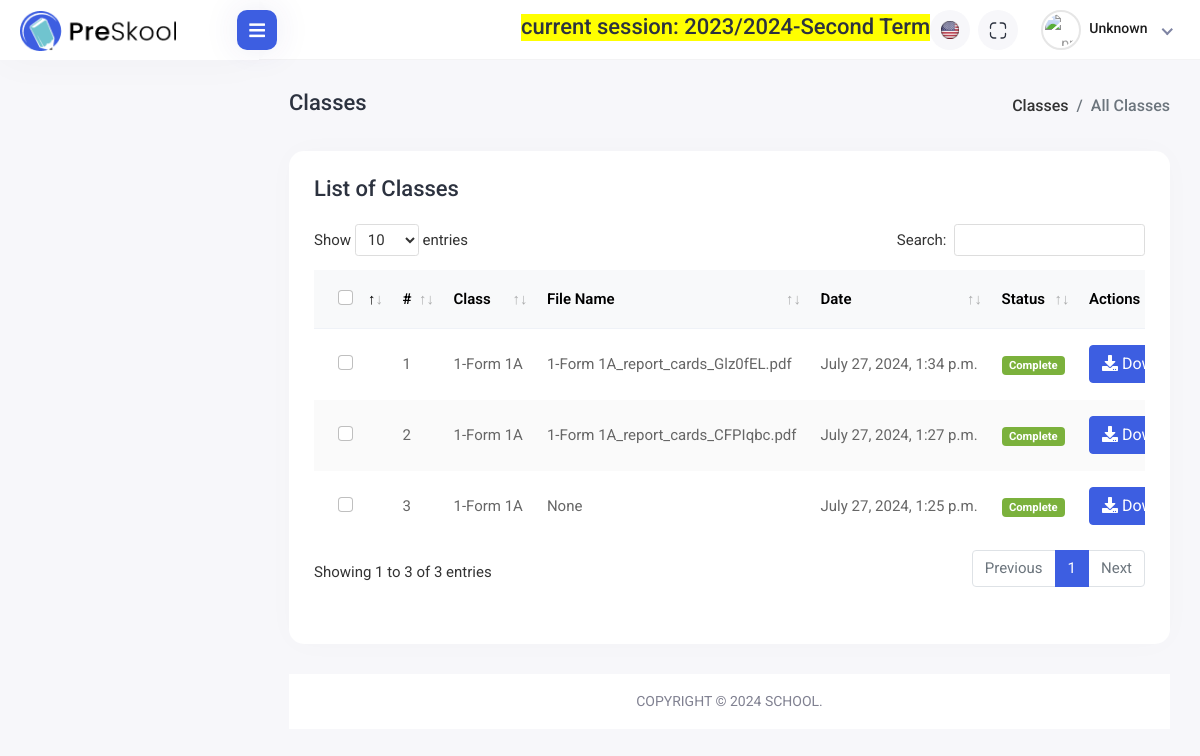
The page /reports/view-reports/ on the database as committed earlier.
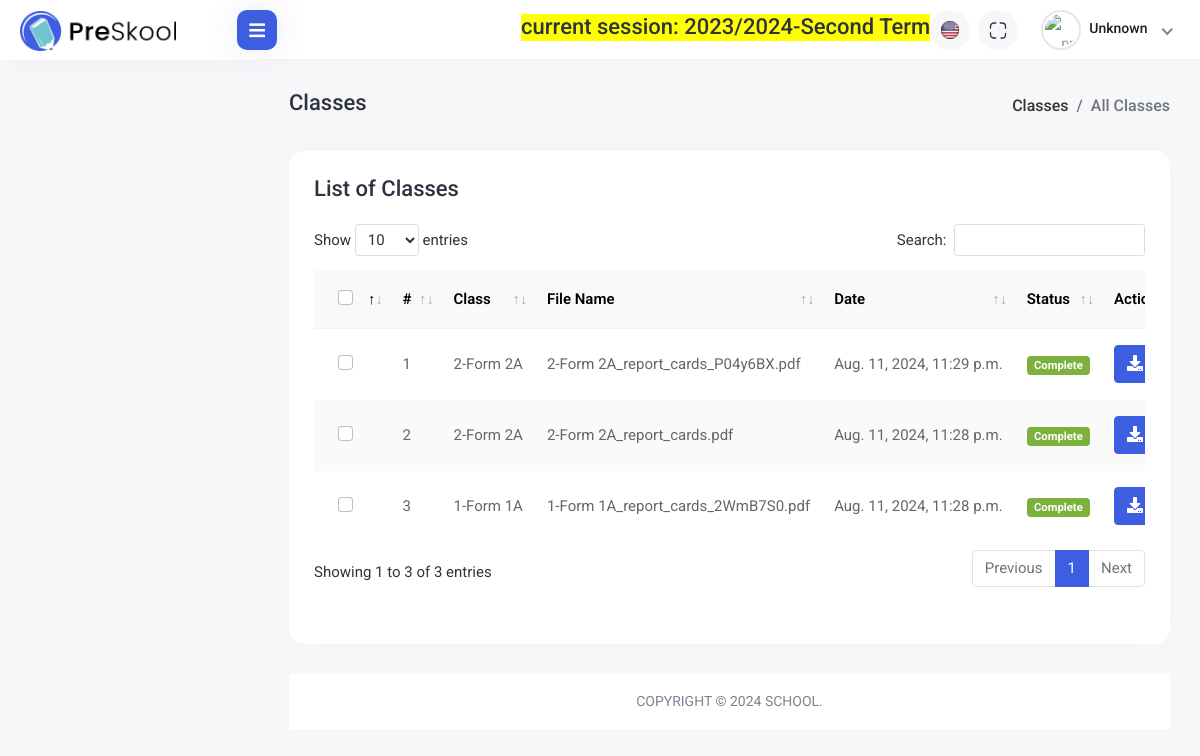
The same page on the database as committed later.
### apps/reports/models.py (models this page shows, shortened)
class ReportGenerationStatus(models.Model):
    task_id = models.CharField(max_length=255, null=True, blank=True)
    status = models.CharField(max_length=50, blank=True, null=True)
    file_path = models.TextField(null=True, blank=True)
    file_name = models.CharField(max_length=256, blank=True, null=True)
    klass = models.ForeignKey(
        Class,
        related_name="renerated_reports",
        on_delete=models.SET_NULL,
        blank=True,
        null=True,
    )
    created_at = models.DateTimeField(auto_now_add=True)

### apps/students/models.py (models this page shows, shortened)
class Class(TimeStampedUUIDModel):
    class_name = models.CharField(verbose_name=_("Class Name"), max_length=200)
    grade_level = models.CharField(verbose_name=_("Class Level"), max_length=200)
    class_master = models.CharField(
        verbose_name=_("Class Master"), max_length=200, blank=True, null=True
    )
    department = models.ForeignKey(
        Department,
        related_name="classes",
        on_delete=models.CASCADE,
        blank=True,
        null=True,
    )
    class_prefect = models.CharField(
        verbose_name=_("Class Prefect"), max_length=200, blank=True, null=True
    )
    pass_avg = models.IntegerField(default=10)
    best_subject = models.CharField(max_length=255, blank=True, null=True)
    worst_subject = models.CharField(max_length=255, blank=True, null=True)
    class_code = models.CharField(max_length=10, blank=True, null=True)
    @property
    def get_class_name(self):
        return f"{self.grade_level}-{self.class_name}"

### apps/reports/controller.py (the view)
# urls.py: path("view-reports/", controller.view_reports, name="view-reports"),
def view_reports(request):
    report_statuses = ReportGenerationStatus.objects.order_by('-created_at')[:3]
    context = {
        "report_statuses": report_statuses,
    }
    return render(request, "reports/download-reports.html", context)

### apps/terms/templatetags/session_tags.py (called while the page is built)
@register.simple_tag
def current_working_session():
    current_year = AcademicYear.objects.filter(is_current=True)
    if current_year.exists():
        current_year = current_year.first()
        current_terms = Term.objects.filter(is_current=True, academic_year=current_year)
        if current_terms.exists():
            current_term = current_terms.first()
            info = f"current session: {current_year.name}-{current_term.term}"
            return info
        return None
    else:
        return None

### templates/reports/download-reports.html (shortened to what the changed rows need)
{% extends 'base.html' %}
{% load static %}
{% block stylelinks %}
<link rel="stylesheet" href="{% static 'assets/plugins/datatables/datatables.min.css' %}">
{% endblock stylelinks %}
{% block content %}
<div class="content container-fluid">
    <div class="row">
        <div class="col-sm-12">
            <div class="card card-table comman-shadow">
                <div class="card-body">
                    <div class="page-header">
                    <div class="table-responsive">
                        <table
                            class="table border-0 star-student table-hover table-center mb-0 datatable table-striped">
                            <thead class="student-thread">
                                <tr>
                                    <th>
                                        <div class="form-check check-tables">
                                            <input class="form-check-input" type="checkbox"
                                                value="something">
                                        </div>
                                    </th>
                                    <th>#</th>
                                    <th>Class</th>
                                    <th>File Name</th>
                                    <th>Date</th>
                                    <th>Status</th>
                                    <th>Actions</th>
                                </tr>
                            </thead>
                            <tbody>
                                <ul>
                                    {% for report in report_statuses %}
                                        <tr>
                                            <td>
                                                <div class="form-check check-tables">
                                                    <input class="form-check-input" type="checkbox"
                                                        value="something">
                                                </div>
                                            </td>
                                            <td>{{forloop.counter}}</td>
                                            <td>{{report.klass.get_class_name}}</td>
                                            <td>{{ report.file_name }}</td>
                                            <td>{{ report.created_at }}</td>
                                            <td>
                                                {% if report.status == 'Completed' %}
                                                    <span class="badge bg-success">Complete</span>
                                                {% elif report.status == 'Started' %}
                                                    <span class="badge bg-warning">Running</span>
                                                {% else %}
                                                    <span class="badge bg-danger">Pending</span>
                                                {% endif %}
                                            </td>
                                            <td>
                                                <div class="col-auto text-end float-end ms-auto download-grp">
                                                    <a target="_blank" href="{% url 'reports:download-report' file_name=report.file_name %}" style="color: white;" class="btn btn-outline-primary me-2"><i
                                                    class="fas fa-download"></i> Download Report</a>
                                                </div>
                                            </td>
                                        </tr>
                                    {% endfor %}
                                </ul>
                            </tbody>
                        </table>
                    </div>
                </div>
            </div>
        </div>
    </div>
</div>
{% endblock content %}

Rows that differ between the two databases and show on the page:
no longer on this page (row unchanged): ReportGenerationStatus: klass.get_class_name "1-Form 1A", file_name "1-Form 1A_report_cards_Glz0fEL.pdf", created_at "July 27, 2024, 1:34 p.m.", status "Complete"
no longer on this page (row unchanged): ReportGenerationStatus: klass.get_class_name "1-Form 1A", file_name "1-Form 1A_report_cards_CFPIqbc.pdf", created_at "July 27, 2024, 1:27 p.m.", status "Complete"
no longer on this page (row unchanged): ReportGenerationStatus: klass.get_class_name "1-Form 1A", file_name "None", created_at "July 27, 2024, 1:25 p.m.", status "Complete"
added ReportGenerationStatus: klass.get_class_name "2-Form 2A", file_name "2-Form 2A_report_cards_P04y6BX.pdf", created_at "Aug. 11, 2024, 11:29 p.m.", status "Complete"
added ReportGenerationStatus: klass.get_class_name "2-Form 2A", file_name "2-Form 2A_report_cards.pdf", created_at "Aug. 11, 2024, 11:28 p.m.", status "Complete"
added ReportGenerationStatus: klass.get_class_name "1-Form 1A", file_name "1-Form 1A_report_cards_2WmB7S0.pdf", created_at "Aug. 11, 2024, 11:28 p.m.", status "Complete"
